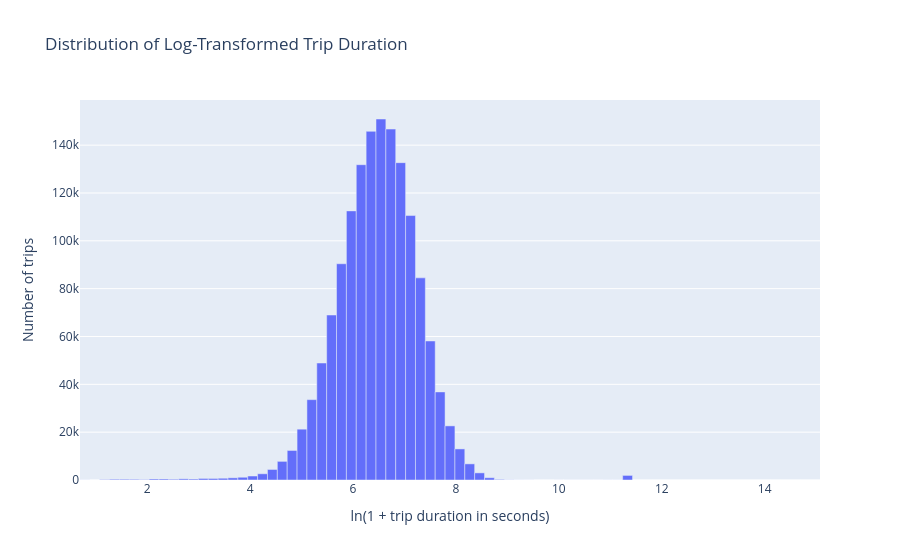

The code cell stored with this chart in its notebook:
### Markdown cell above
And with log transformation:

[numpy.log1p](https://numpy.org/doc/stable/reference/generated/numpy.log1p.html)

Return the natural logarithm of one plus the input array, element-wise.

Calculates `log(1 + x)`.

### Code cell
#taxi_train['log_trip_duration'] = taxi_train['trip_duration'].apply(lambda x: np.log(1+x))

taxi_train_df["log_trip_duration"] = np.log1p(taxi_train_df["trip_duration"])

number_of_bins=75

if not reduce_notebook_size:
    fig = px.histogram(
        taxi_train_df,
        x="log_trip_duration",
        nbins=number_of_bins,
        title="Distribution of Log-Transformed Trip Duration",
        labels={"log_trip_duration": "ln(1 + trip duration in seconds)"},
    )
else:
    counts, edges = np.histogram(
        taxi_train_df["log_trip_duration"].dropna(),
        bins=number_of_bins,
    )

    fig = px.bar(
        x=(edges[:-1] + edges[1:]) / 2,
        y=counts,
        title="Distribution of Log-Transformed Trip Duration",
        labels={
            "x": "ln(1 + trip duration in seconds)",
            "y": "Number of trips",
        },
    )

    fig.update_traces(width=np.diff(edges))
    fig.update_layout(bargap=0)

fig.show()

### Figure 1 — Plotly figure (JSON) as saved in the notebook; plotly's stock layout.template omitted (floating-point values rounded to 4 significant figures)
{"data": [{"alignmentgroup": "True", "hovertemplate": "ln(1 + trip duration in seconds)=%{x}<br>Number of trips=%{y}<extra></extra>", "legendgroup": "", "marker": {"color": "#636efa", "pattern": {"shape": ""}}, "name": "", "offsetgroup": "", "orientation": "v", "showlegend": false, "textposition": "auto", "x": [0.789, 0.9808, 1.173, 1.364, 1.556, 1.748, 1.94, 2.131, 2.323, 2.515, 2.707, 2.898, 3.09, 3.282, 3.474, 3.666, 3.857, 4.049, 4.241, 4.433, 4.624, 4.816, 5.008, 5.2, 5.391, 5.583, 5.775, 5.967, 6.159, 6.35, 6.542, 6.734, 6.926, 7.117, 7.309, 7.501, 7.693, 7.884, 8.076, 8.268, 8.46, 8.652, 8.843, 9.035, 9.227, 9.419, 9.61, 9.802, 9.994, 10.19, 10.38, 10.57, 10.76, 10.95, 11.14, 11.34, 11.53, 11.72, 11.91, 12.1, 12.3, 12.49, 12.68, 12.87, 13.06, 13.25, 13.45, 13.64, 13.83, 14.02, 14.21, 14.4, 14.6, 14.79, 14.98], "xaxis": "x", "y": [33, 0, 177, 318, 317, 284, 192, 424, 421, 316, 486, 403, 646, 641, 735, 909, 1149, 1673, 2602, 4405, 7787, 12349, 21246, 33592, 48918, 68987, 90407, 112512, 131824, 145776, 150931, 146720, 132674, 110560, 84509, 58123, 36833, 22626, 12994, 6747, 2986, 958, 244, 73, 29, 24, 11, 5, 15, 19, 21, 19, 15, 29, 29, 1917, 0, 0, 0, 0, 0, 0, 0, 0, 0, 0, 0, 0, 0, 0, 0, 1, 2, 0, 1], "yaxis": "y", "type": "bar", "width": [0.1918, 0.1918, 0.1918, 0.1918, 0.1918, 0.1918, 0.1918, 0.1918, 0.1918, 0.1918, 0.1918, 0.1918, 0.1918, 0.1918, 0.1918, 0.1918, 0.1918, 0.1918, 0.1918, 0.1918, 0.1918, 0.1918, 0.1918, 0.1918, 0.1918, 0.1918, 0.1918, 0.1918, 0.1918, 0.1918, 0.1918, 0.1918, 0.1918, 0.1918, 0.1918, 0.1918, 0.1918, 0.1918, 0.1918, 0.1918, 0.1918, 0.1918, 0.1918, 0.1918, 0.1918, 0.1918, 0.1918, 0.1918, 0.1918, 0.1918, 0.1918, 0.1918, 0.1918, 0.1918, 0.1918, 0.1918, 0.1918, 0.1918, 0.1918, 0.1918, 0.1918, 0.1918, 0.1918, 0.1918, 0.1918, 0.1918, 0.1918, 0.1918, 0.1918, 0.1918, 0.1918, 0.1918, 0.1918, 0.1918, 0.1918]}], "layout": {"xaxis": {"anchor": "y", "domain": [0.0, 1.0], "title": {"text": "ln(1 + trip duration in seconds)"}}, "yaxis": {"anchor": "x", "domain": [0.0, 1.0], "title": {"text": "Number of trips"}}, "legend": {"tracegroupgap": 0}, "title": {"text": "Distribution of Log-Transformed Trip Duration"}, "barmode": "relative", "bargap": 0}}
